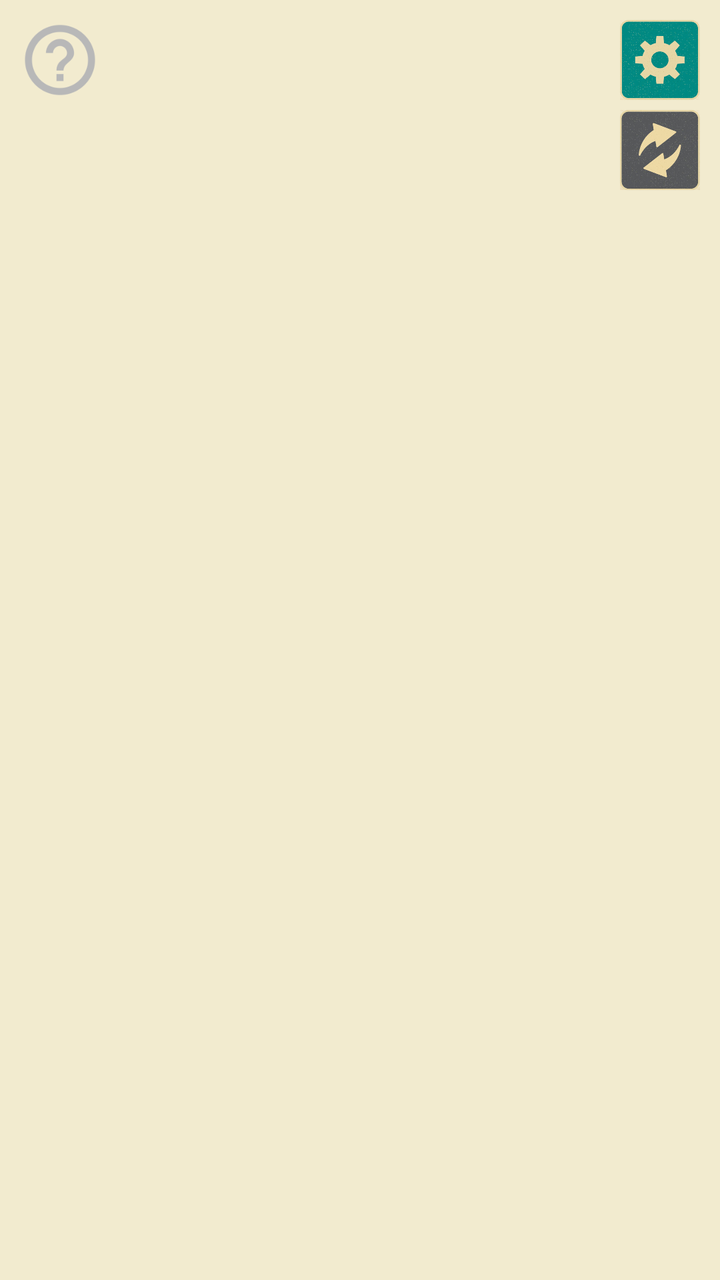
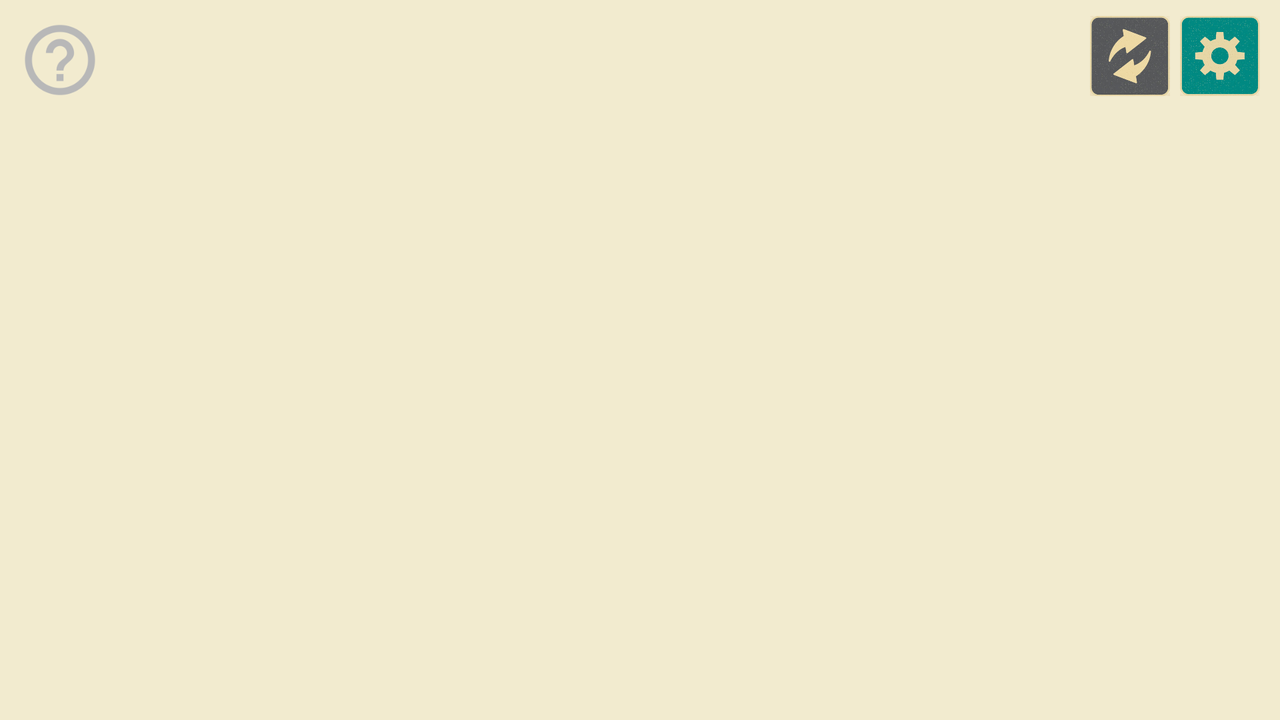

First picture: res/layout/ on a phone held upright. Second picture: the repository's own variant of that layout, on a device whose configuration matches the variant's folder. Source for both follows.
<!-- AndroidManifest.xml: application theme AppTheme -->
<!-- res/layout/activity_weather_base.xml -->
<?xml version="1.0" encoding="utf-8"?>
<RelativeLayout xmlns:android="http://schemas.android.com/apk/res/android"
    android:layout_width="match_parent"
    android:layout_height="match_parent">

    <FrameLayout
        android:id="@+id/user_weather"
        android:layout_width="wrap_content"
        android:layout_height="wrap_content"
        android:layout_centerHorizontal="true">
    </FrameLayout>

    <FrameLayout
        android:id="@+id/bookmark_weather_list"
        android:layout_width="match_parent"
        android:layout_height="match_parent"
        android:layout_centerHorizontal="true"
        android:layout_below="@id/user_weather"
        android:layout_alignParentBottom="true"
        android:layout_marginTop="20dp"
        android:layout_marginBottom="40dp"
        android:layout_marginStart="30dp"
        android:layout_marginEnd="30dp">
    </FrameLayout>

    <ImageButton
        android:id="@+id/settings_button"
        android:layout_width="40dp"
        android:layout_height="40dp"
        android:layout_alignParentEnd="true"
        android:layout_marginTop="10dp"
        android:layout_marginEnd="10dp"
        android:background="@drawable/settings_flat"
        android:contentDescription="@string/refresh_locations" />

    <ImageButton
        android:id="@+id/refresh_weather_button"
        android:layout_width="40dp"
        android:layout_height="40dp"
        android:layout_alignParentEnd="true"
        android:layout_below="@id/settings_button"
        android:layout_marginTop="5dp"
        android:layout_marginEnd="10dp"
        android:background="@drawable/refresh"
        android:contentDescription="@string/refresh_locations" />

    <ImageButton
        android:id="@+id/app_info_button"
        android:layout_width="40dp"
        android:layout_height="40dp"
        android:layout_marginTop="10dp"
        android:layout_marginStart="10sp"
        android:layout_margin="10dp"
        android:background="@mipmap/baseline_help"
        android:contentDescription="@string/app_info" />

</RelativeLayout>
<!-- resources referenced by this layout -->
<resources>
  <!-- drawable refresh: png bitmap (drawable, 94533 bytes) -->
  <!-- drawable settings_flat: png bitmap (drawable, 124922 bytes) -->
  <!-- mipmap baseline_help (drawable-anydpi) -->
  <vector xmlns:android="http://schemas.android.com/apk/res/android"
      android:width="24dp"
      android:height="24dp"
      android:viewportWidth="24"
      android:viewportHeight="24"
      android:tint="#B8B8B8">
      <path
          android:fillColor="#FF000000"
          android:pathData="M11,18h2v-2h-2v2zM12,2C6.48,2 2,6.48 2,12s4.48,10 10,10 10,-4.48 10,-10S17.52,2 12,2zM12,20c-4.41,0 -8,-3.59 -8,-8s3.59,-8 8,-8 8,3.59 8,8 -3.59,8 -8,8zM12,6c-2.21,0 -4,1.79 -4,4h2c0,-1.1 0.9,-2 2,-2s2,0.9 2,2c0,2 -3,1.75 -3,5h2c0,-2.25 3,-2.5 3,-5 0,-2.21 -1.79,-4 -4,-4z"/>
  </vector>
  <string name="app_info">Info about application</string>
  <string name="refresh_locations">Refreshing weather of your location and your bookmarks</string>
  <style name="AppTheme" parent="Theme.AppCompat.Light.NoActionBar">
          
          <item name="colorPrimary">@color/colorPrimary</item>
          <item name="colorPrimaryDark">@color/colorPrimaryDark</item>
          <item name="colorAccent">@color/colorPrimary</item>
          <item name="android:windowBackground">@color/mainColorBackground</item>
      </style>
  <color name="colorPrimary">#008577</color>
  <color name="colorPrimaryDark">#00574B</color>
  <color name="mainColorBackground">#F2EBCF</color>
</resources>
<!-- res/layout-land/activity_weather_base.xml (the repository's variant of the layout above) -->
<!-- drawn on the phone turned sideways -->
<?xml version="1.0" encoding="utf-8"?>
<RelativeLayout xmlns:android="http://schemas.android.com/apk/res/android"
    android:layout_width="match_parent"
    android:layout_height="match_parent">

    <FrameLayout
        android:id="@+id/user_weather"
        android:layout_width="wrap_content"
        android:layout_height="wrap_content"
        android:layout_alignParentStart="true"
        android:layout_marginStart="40dp">
    </FrameLayout>

    <FrameLayout
        android:id="@+id/bookmark_weather_list"
        android:layout_width="wrap_content"
        android:layout_height="match_parent"
        android:layout_below="@id/refresh_weather_button"
        android:layout_toEndOf="@id/user_weather"
        android:layout_alignParentEnd="true"
        android:layout_alignParentBottom="true"
        android:layout_marginTop="10dp"
        android:layout_marginEnd="30dp"
        android:layout_marginBottom="40dp">
    </FrameLayout>

    <ImageButton
        android:id="@+id/refresh_weather_button"
        android:layout_width="40dp"
        android:layout_height="40dp"
        android:layout_toStartOf="@id/settings_button"
        android:layout_marginTop="8dp"
        android:layout_marginEnd="5dp"
        android:background="@drawable/refresh"
        android:contentDescription="@string/refresh_locations" />

    <ImageButton
        android:id="@+id/settings_button"
        android:layout_width="40dp"
        android:layout_height="40dp"
        android:layout_alignParentEnd="true"
        android:layout_marginTop="8dp"
        android:layout_marginEnd="10dp"
        android:background="@drawable/settings_flat"
        android:contentDescription="@string/refresh_locations" />

    <ImageButton
        android:id="@+id/app_info_button"
        android:layout_width="40dp"
        android:layout_height="40dp"
        android:layout_margin="10dp"
        android:layout_marginStart="8dp"
        android:layout_marginTop="8dp"
        android:background="@mipmap/baseline_help"
        android:contentDescription="@string/app_info" />

</RelativeLayout>
